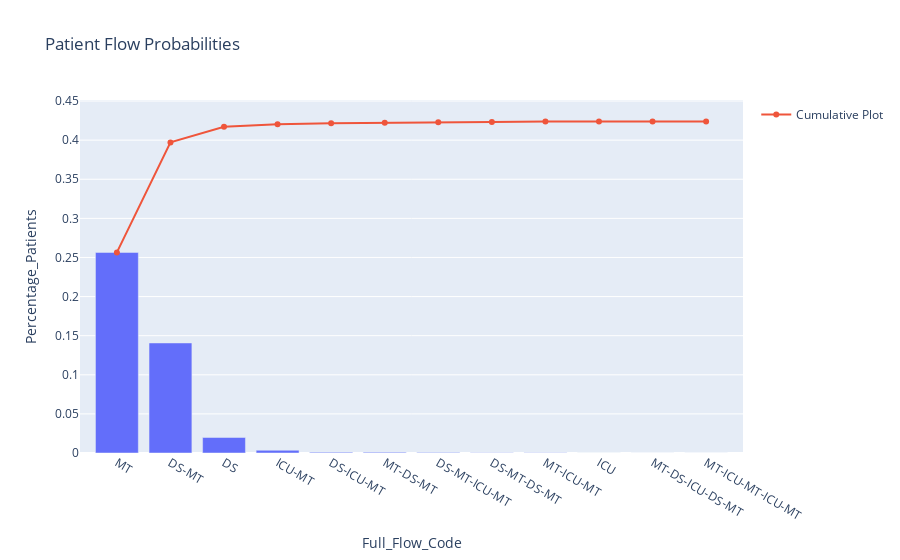

Notebook source saved alongside this figure:
### Markdown cell above
##  IDEAL FLOW PROBABILITY

### Code cell
df = ideal_df
total_patients = df.count().iloc[0]
df = df.loc[df.Prev_Flow == 'IN'].groupby(['Full_Flow_Code']).count()['Link']
df = df.reset_index()
df = df.rename(columns={'Link':'No_of_Patients'})
df['Total_Patients'] = total_patients
df['Full_Flow_Code'] = df['Full_Flow_Code'].str[3:-4]
df = df.sort_values('No_of_Patients', ascending = False)
df['Percentage_Patients'] = df.No_of_Patients / df.Total_Patients
df['Cumulative_Probability'] = df.Percentage_Patients.cumsum()
df = df.drop(columns=['No_of_Patients','Total_Patients'])
ideal_patient_flow_prob_plot_df = df
df.to_csv("Ideal_Flow_Probability.csv", index=False)  
#Show plot of data
fig = px.bar(ideal_patient_flow_prob_plot_df, x=df['Full_Flow_Code'], y=df['Percentage_Patients'], title='Patient Flow Probabilities')
fig.add_scatter(x=df['Full_Flow_Code'], y=df['Cumulative_Probability'], name='Cumulative Plot')
fig.show()

### Figure 1 — Plotly figure (JSON) as saved in the notebook; plotly's stock layout.template omitted (floating-point values rounded to 4 significant figures)
{"data": [{"alignmentgroup": "True", "hovertemplate": "Full_Flow_Code=%{x}<br>Percentage_Patients=%{y}<extra></extra>", "legendgroup": "", "marker": {"color": "#636efa"}, "name": "", "offsetgroup": "", "orientation": "v", "showlegend": false, "textposition": "auto", "type": "bar", "x": ["MT", "DS-MT", "DS", "ICU-MT", "DS-ICU-MT", "MT-DS-MT", "DS-MT-ICU-MT", "DS-MT-DS-MT", "MT-ICU-MT", "ICU", "MT-DS-ICU-DS-MT", "MT-ICU-MT-ICU-MT"], "xaxis": "x", "y": [0.2564, 0.1407, 0.01984, 0.003493, 0.000978, 0.0009081, 0.000489, 0.0004191, 0.0004191, 0.0001397, 6.986e-05, 6.986e-05], "yaxis": "y"}, {"name": "Cumulative Plot", "type": "scatter", "x": ["MT", "DS-MT", "DS", "ICU-MT", "DS-ICU-MT", "MT-DS-MT", "DS-MT-ICU-MT", "DS-MT-DS-MT", "MT-ICU-MT", "ICU", "MT-DS-ICU-DS-MT", "MT-ICU-MT-ICU-MT"], "y": [0.2564, 0.3971, 0.417, 0.4205, 0.4214, 0.4224, 0.4228, 0.4233, 0.4237, 0.4238, 0.4239, 0.424]}], "layout": {"autosize": true, "barmode": "relative", "legend": {"tracegroupgap": 0}, "title": {"text": "Patient Flow Probabilities"}, "xaxis": {"anchor": "y", "autorange": true, "domain": [0, 1], "range": [-0.6426, 11.64], "title": {"text": "Full_Flow_Code"}, "type": "category"}, "yaxis": {"anchor": "x", "autorange": true, "domain": [0, 1], "range": [0, 0.4529], "title": {"text": "Percentage_Patients"}, "type": "linear"}}}
